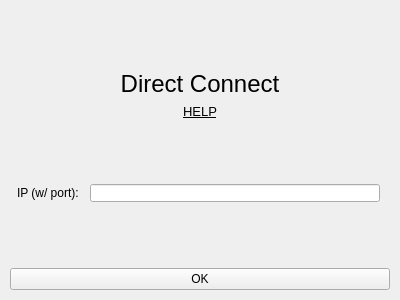
<?xml version="1.0" encoding="UTF-8"?>
<ui version="4.0">
 <class>DirectServerConnect</class>
 <widget class="QWidget" name="DirectServerConnect">
  <property name="geometry">
   <rect>
    <x>0</x>
    <y>0</y>
    <width>400</width>
    <height>300</height>
   </rect>
  </property>
  <property name="sizePolicy">
   <sizepolicy hsizetype="Expanding" vsizetype="Expanding">
    <horstretch>0</horstretch>
    <verstretch>0</verstretch>
   </sizepolicy>
  </property>
  <property name="windowTitle">
   <string>Form</string>
  </property>
  <layout class="QHBoxLayout" name="horizontalLayout">
   <property name="leftMargin">
    <number>0</number>
   </property>
   <property name="topMargin">
    <number>0</number>
   </property>
   <property name="rightMargin">
    <number>0</number>
   </property>
   <property name="bottomMargin">
    <number>0</number>
   </property>
   <item>
    <layout class="QVBoxLayout" name="verticalLayout">
     <property name="leftMargin">
      <number>10</number>
     </property>
     <property name="topMargin">
      <number>10</number>
     </property>
     <property name="rightMargin">
      <number>10</number>
     </property>
     <property name="bottomMargin">
      <number>10</number>
     </property>
     <item>
      <spacer name="verticalSpacer_3">
       <property name="orientation">
        <enum>Qt::Vertical</enum>
       </property>
       <property name="sizeHint" stdset="0">
        <size>
         <width>20</width>
         <height>40</height>
        </size>
       </property>
      </spacer>
     </item>
     <item>
      <widget class="QLabel" name="label">
       <property name="font">
        <font>
         <pointsize>18</pointsize>
        </font>
       </property>
       <property name="text">
        <string>Direct Connect</string>
       </property>
       <property name="alignment">
        <set>Qt::AlignCenter</set>
       </property>
      </widget>
     </item>
     <item>
      <widget class="QLabel" name="label_2">
       <property name="font">
        <font>
         <pointsize>10</pointsize>
         <underline>true</underline>
        </font>
       </property>
       <property name="cursor">
        <cursorShape>PointingHandCursor</cursorShape>
       </property>
       <property name="text">
        <string>HELP</string>
       </property>
       <property name="alignment">
        <set>Qt::AlignCenter</set>
       </property>
       <property name="openExternalLinks">
        <bool>true</bool>
       </property>
      </widget>
     </item>
     <item>
      <spacer name="verticalSpacer">
       <property name="orientation">
        <enum>Qt::Vertical</enum>
       </property>
       <property name="sizeHint" stdset="0">
        <size>
         <width>20</width>
         <height>40</height>
        </size>
       </property>
      </spacer>
     </item>
     <item>
      <layout class="QHBoxLayout" name="horizontalLayout_2">
       <item>
        <widget class="QLabel" name="label_3">
         <property name="styleSheet">
          <string notr="true">margin-left: 4px;</string>
         </property>
         <property name="text">
          <string>IP (w/ port):</string>
         </property>
        </widget>
       </item>
       <item>
        <widget class="QLineEdit" name="lineEdit">
         <property name="styleSheet">
          <string notr="true">margin-right: 10px;
margin-left: 2px;</string>
         </property>
        </widget>
       </item>
      </layout>
     </item>
     <item>
      <spacer name="verticalSpacer_2">
       <property name="orientation">
        <enum>Qt::Vertical</enum>
       </property>
       <property name="sizeHint" stdset="0">
        <size>
         <width>20</width>
         <height>40</height>
        </size>
       </property>
      </spacer>
     </item>
     <item>
      <widget class="QPushButton" name="pushButton">
       <property name="styleSheet">
        <string notr="true"/>
       </property>
       <property name="text">
        <string>OK</string>
       </property>
      </widget>
     </item>
     <item>
      <spacer name="verticalSpacer_4">
       <property name="orientation">
        <enum>Qt::Vertical</enum>
       </property>
       <property name="sizeType">
        <enum>QSizePolicy::Fixed</enum>
       </property>
       <property name="sizeHint" stdset="0">
        <size>
         <width>20</width>
         <height>0</height>
        </size>
       </property>
      </spacer>
     </item>
    </layout>
   </item>
  </layout>
 </widget>
 <resources/>
 <connections/>
</ui>
